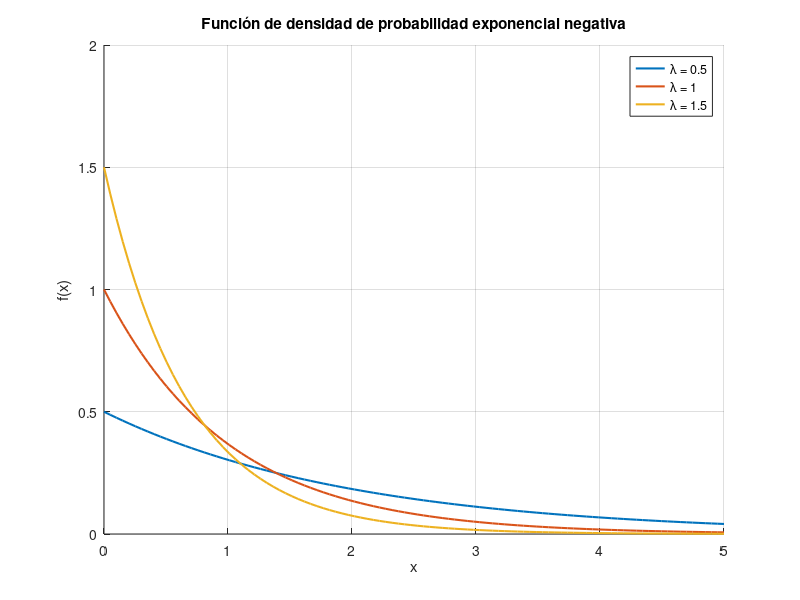

MATLAB code for this plot:
% Valores de x
x = linspace(0, 5, 100);

% Valores de lambda
lambdas = [0.5, 1, 1.5];

% Graficar la función de densidad de probabilidad para diferentes valores de lambda
figure;
hold on;
for i = 1:length(lambdas)
    lambda = lambdas(i);
    y = lambda * exp(-lambda * x);
    plot(x, y, 'LineWidth', 1.5, 'DisplayName', ['\lambda = ' num2str(lambda)]);
end

title('Función de densidad de probabilidad exponencial negativa');
xlabel('x');
ylabel('f(x)');
legend('Location', 'best');
grid on;
hold off;



